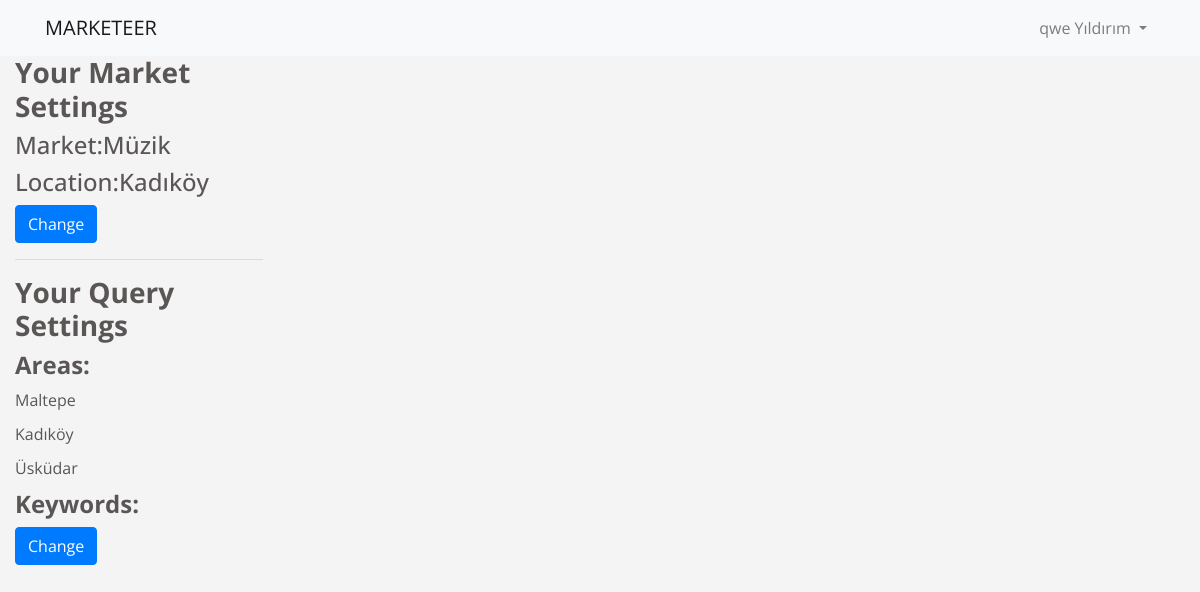
Screenshot of /tweets/list/ (signed in) with the database file from the repository.
### filter/models.py (models this page shows, shortened)
class UserMarketSettings(models.Model):#The market and location settings of the users are stored here
    user=models.ForeignKey('auth.User',on_delete=models.CASCADE,related_name='settings')
    market=models.ForeignKey('filter.Markets',on_delete=models.CASCADE,)
    location=models.ForeignKey('filter.Locations',on_delete=models.CASCADE,)

class Markets(models.Model):#The lookup table for market
    name=models.CharField(max_length=200,unique=True)
    def __str__(self):
        return self.name

class Locations(models.Model):#the lookup table for location. Also contains mayor's office twitter account name to look for friendship of the authors of filtered tweets.
    name=models.CharField(max_length=200,unique=True)
    twittername=models.CharField(max_length=200,unique=True,blank=True, null=True)
    user=models.ManyToManyField('auth.User', through='UserAreas',related_name='selected_areas')
    settings=models.ManyToManyField(UserMarketSettings, through='AreaHit',related_name='hit_areas')
    def __str__(self):
        return self.name

### tweets/views.py (the view, shortened to what this page needs)
# urls.py: url(r'list/$',views.tweet_list,name='tweet_list'),
@login_required
def tweet_list(request):#Returns view that lists the tweets that matches areas and keywords and tweeted since yesterday.
    yesterday = date.today() - timedelta(1)
    tweet_list = Tweet.objects.filter(user=request.user) and Tweet.objects.filter(tweet_date__gte= yesterday).order_by('tweet_date')
    settings=UserMarketSettings.objects.filter(user=request.user).first()#To show user settings, areas and keywords on the view.
    page = request.GET.get('page', 1)#Paginate and show only 10 tweets per page
    paginator = Paginator(tweet_list, 10)
    try:
        tweets = paginator.page(page)
    except PageNotAnInteger:
        tweets = paginator.page(1)
    except EmptyPage:
        tweets = paginator.page(paginator.num_pages)
    return render(request, 'tweets/tweet_list.html', {'tweets': tweets,'settings':settings})

### tweets/templates/tweets/tweet_list.html (shortened to what this page needs)
{% extends 'base_tweet.html' %}
{% block navbar %}
{% include "_top_navbar.html" %}
{% endblock %}
{%block user_settings%}
<h3><strong>Your Market Settings</strong></h3>
<h4>Market:{{settings.market}}</h4>
<h4>Location:{{settings.location}}</h4>
<a href="{% url 'filter:update' pk=user.pk %}" type="button" class="btn btn-primary">Change</a>
<hr>
<h3><strong>Your Query Settings</strong></h3>
<h4><strong>Areas:</strong></h4>{%for area in user.selected_areas.all%}<p>{{area.name}}</p>{%endfor%}
<h4><strong>Keywords:</strong></h4>{%for keyword in user.selected_keywords.all%}<p>{{keyword.name}}</p>{%endfor%}
<a href="{% url 'filter:update_filters' pk=user.pk %}" type="button" class="btn btn-primary">Change</a>
{%endblock%}
{% block content %}
<div class="col-md-8 offset-md-4">
</div>
{% endblock %}

### templates/_top_navbar.html (shortened to what this page needs)
<nav class="navbar navbar-expand-lg navbar-light bg-light">
  <div class="container collapse navbar-collapse" id="navbarSupportedContent">
  <a class="navbar-brand" href="#">MARKETEER</a>
    <ul class="nav navbar-nav navbar-right">
      <li class="nav-item dropdown">
        <a class="nav-link dropdown-toggle" href="#" id="navbarDropdown" role="button" data-toggle="dropdown" aria-haspopup="true" aria-expanded="false">
          {{user.first_name}}{{" "}}{{user.last_name}}
        </a>
      </li>
    </ul>
  </div>
</nav>

### static/css/style.css (style rules this page uses)
body { background: #f4f4f4; color: #5a5656; font: 100%/1.5em 'Open Sans', sans-serif; margin: 0; }
a { text-decoration: none; }
h1, p { margin-bottom: 10px; }
strong { font-weight: bold; }

### rows the page displays
UserMarketSettings: market "Müzik", location "Kadıköy"
Locations: name "Maltepe"
Locations: name "Kadıköy"
Locations: name "Üsküdar"

### other values shown
{{ user.first_name }} "qwe"
{{ user.last_name }} "Yıldırım"
